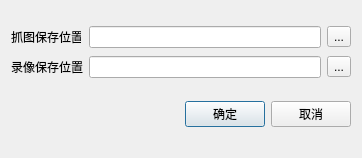
<?xml version="1.0" encoding="UTF-8"?>
<ui version="4.0">
 <class>SettingDialog</class>
 <widget class="QDialog" name="SettingDialog">
  <property name="geometry">
   <rect>
    <x>0</x>
    <y>0</y>
    <width>362</width>
    <height>158</height>
   </rect>
  </property>
  <property name="windowTitle">
   <string>设置</string>
  </property>
  <layout class="QVBoxLayout" name="verticalLayout">
   <item>
    <layout class="QGridLayout" name="gridLayout">
     <property name="verticalSpacing">
      <number>8</number>
     </property>
     <item row="0" column="0">
      <widget class="QLabel" name="label">
       <property name="maximumSize">
        <size>
         <width>70</width>
         <height>16777215</height>
        </size>
       </property>
       <property name="text">
        <string>抓图保存位置</string>
       </property>
      </widget>
     </item>
     <item row="1" column="0">
      <widget class="QLabel" name="label_2">
       <property name="text">
        <string>录像保存位置</string>
       </property>
      </widget>
     </item>
     <item row="1" column="1" colspan="2">
      <widget class="QLineEdit" name="lineEdit2">
       <property name="enabled">
        <bool>true</bool>
       </property>
       <property name="readOnly">
        <bool>true</bool>
       </property>
      </widget>
     </item>
     <item row="1" column="3">
      <widget class="QToolButton" name="openBtn2">
       <property name="toolTip">
        <string>打开文件夹</string>
       </property>
       <property name="text">
        <string>...</string>
       </property>
      </widget>
     </item>
     <item row="0" column="3">
      <widget class="QToolButton" name="openBtn1">
       <property name="toolTip">
        <string>打开文件夹</string>
       </property>
       <property name="text">
        <string>...</string>
       </property>
      </widget>
     </item>
     <item row="0" column="1" colspan="2">
      <widget class="QLineEdit" name="lineEdit1">
       <property name="enabled">
        <bool>true</bool>
       </property>
       <property name="readOnly">
        <bool>true</bool>
       </property>
      </widget>
     </item>
    </layout>
   </item>
   <item>
    <layout class="QHBoxLayout">
     <property name="spacing">
      <number>6</number>
     </property>
     <property name="leftMargin">
      <number>0</number>
     </property>
     <property name="topMargin">
      <number>0</number>
     </property>
     <property name="rightMargin">
      <number>0</number>
     </property>
     <property name="bottomMargin">
      <number>0</number>
     </property>
     <item>
      <spacer>
       <property name="orientation">
        <enum>Qt::Horizontal</enum>
       </property>
       <property name="sizeHint" stdset="0">
        <size>
         <width>131</width>
         <height>31</height>
        </size>
       </property>
      </spacer>
     </item>
     <item>
      <widget class="QPushButton" name="okBtn">
       <property name="text">
        <string>确定</string>
       </property>
      </widget>
     </item>
     <item>
      <widget class="QPushButton" name="cancelBtn">
       <property name="text">
        <string>取消</string>
       </property>
      </widget>
     </item>
    </layout>
   </item>
  </layout>
 </widget>
 <resources/>
 <connections>
  <connection>
   <sender>okBtn</sender>
   <signal>clicked()</signal>
   <receiver>SettingDialog</receiver>
   <slot>accept()</slot>
   <hints>
    <hint type="sourcelabel">
     <x>278</x>
     <y>253</y>
    </hint>
    <hint type="destinationlabel">
     <x>96</x>
     <y>254</y>
    </hint>
   </hints>
  </connection>
  <connection>
   <sender>cancelBtn</sender>
   <signal>clicked()</signal>
   <receiver>SettingDialog</receiver>
   <slot>reject()</slot>
   <hints>
    <hint type="sourcelabel">
     <x>369</x>
     <y>253</y>
    </hint>
    <hint type="destinationlabel">
     <x>179</x>
     <y>282</y>
    </hint>
   </hints>
  </connection>
 </connections>
</ui>
